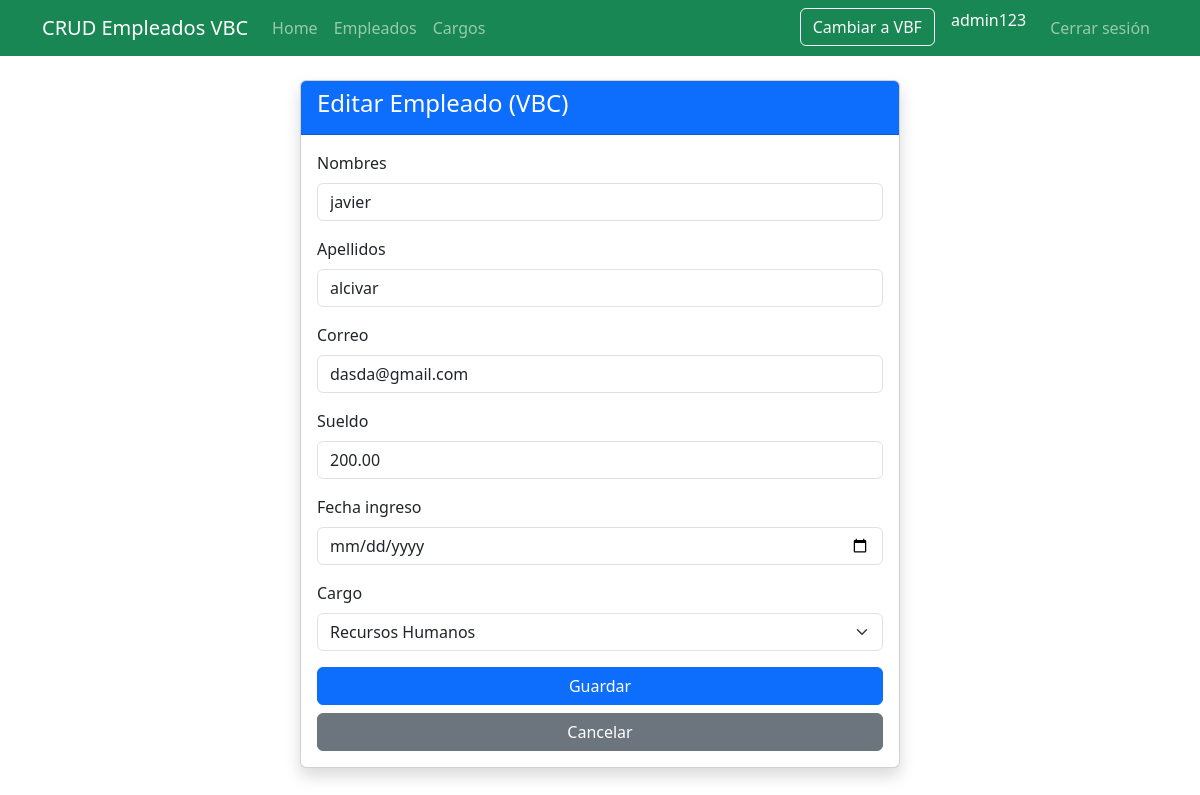
Screenshot of /vbc/empleados/editar/1/ (signed in) with the database file from the repository.
### empleados/models.py (models this page shows, shortened)
class Empleado(models.Model):
    nombres = models.CharField(max_length=100)
    apellidos = models.CharField(max_length=100)
    correo = models.EmailField()
    sueldo = models.DecimalField(max_digits=10, decimal_places=2)
    fecha_ingreso = models.DateField()
    cargo = models.ForeignKey(Cargo, on_delete=models.CASCADE)

### empleados_vbc/views.py (the view)
# urls.py: path('vbc/empleados/editar/<int:pk>/', views.EmpleadoUpdateView.as_view(), name='vbc_empleado_editar'),
class EmpleadoUpdateView(LoginRequiredMixin, UpdateView):
    model = Empleado
    form_class = EmpleadoForm
    template_name = 'empleados_vbc/empleado_form.html'
    success_url = reverse_lazy('vbc_empleado_lista')
    def get_context_data(self, **kwargs):
        context = super().get_context_data(**kwargs)
        context['titulo'] = 'Editar Empleado (VBC)'
        return context

### empleados/forms.py (shortened to what this page needs)
class EmpleadoForm(forms.ModelForm):
    class Meta:
        model = Empleado
        fields = ['nombres', 'apellidos', 'correo', 'sueldo', 'fecha_ingreso', 'cargo']
        widgets = {
            'nombres': forms.TextInput(attrs={'class': 'form-control'}),
            'apellidos': forms.TextInput(attrs={'class': 'form-control'}),
            'correo': forms.EmailInput(attrs={'class': 'form-control'}),
            'sueldo': forms.NumberInput(attrs={'class': 'form-control'}),
            'fecha_ingreso': forms.DateInput(attrs={'class': 'form-control', 'type': 'date'}),
            'cargo': forms.Select(attrs={'class': 'form-select'}),
        }

### empleados/models.py (called while the page is built)
    def __str__(self):
        return self.nombre

### empleados_vbc/templates/empleados_vbc/empleado_form.html (shortened to what this page needs)
{% extends 'empleados_vbc/base.html' %}
{% block content %}
<div class="card shadow" style="max-width: 600px; margin: auto;">
    <div class="card-header bg-primary text-white">
        <h4>{{ titulo }}</h4>
    </div>
    <div class="card-body">
        <form method="POST">
            {% for field in form %}
            <div class="mb-3">
                <label class="form-label">{{ field.label }}</label>
                {{ field }}
            </div>
            {% endfor %}
            <button type="submit" class="btn btn-primary w-100">Guardar</button>
            <a href="{% url 'vbc_empleado_lista' %}" class="btn btn-secondary w-100 mt-2">Cancelar</a>
        </form>
    </div>
</div>
{% endblock %}

### empleados_vbc/templates/empleados_vbc/base.html (shortened to what this page needs)
<!DOCTYPE html>
<html lang="es">
<head>
    <link href="https://cdn.jsdelivr.net/npm/bootstrap@5.3.0/dist/css/bootstrap.min.css" rel="stylesheet">
</head>
<body>
    <nav class="navbar navbar-expand-lg navbar-dark bg-success">
        <div class="container">
            <a class="navbar-brand" href="#">CRUD Empleados VBC</a>
            <div class="collapse navbar-collapse">
                <ul class="navbar-nav me-auto">
                    <li class="nav-item">
                         <a class="nav-link" href="{% url 'home' %}"> Home</a>
                    </li>
                    <li class="nav-item">
                        <a class="nav-link" href="{% url 'vbc_empleado_lista' %}">Empleados</a>
                    </li>
                    <li class="nav-item">
                        <a class="nav-link" href="{% url 'vbc_cargo_lista' %}">Cargos</a>
                    </li>
                </ul>
                <ul class="navbar-nav ms-auto">
                    <li class="nav-item">
                        <a class="btn btn-outline-light me-3" href="{% url 'empleado_lista' %}">Cambiar a VBF</a>
                    </li>
                    <li class="nav-item">
                        <span class="navbar-text text-white me-3">{{ request.user.username }}</span>
                    </li>
                    <li class="nav-item">
                        <a class="nav-link" href="{% url 'logout' %}">Cerrar sesión</a>
                    </li>
                </ul>
            </div>
        </div>
    </nav>
    <div class="container mt-4">
        {% block content %}{% endblock %}
    </div>
</body>
</html>

### rows the page displays
Empleado: form "javier" "alcivar" "dasda@gmail.com" "200.00" "Recursos Humanos"

### other values shown
{{ request.user.username }} "admin123"
{{ titulo }} "Editar Empleado (VBC)"
{{ field.label }} "Nombres" "Apellidos" "Correo" "Sueldo" "Fecha ingreso" "Cargo"
